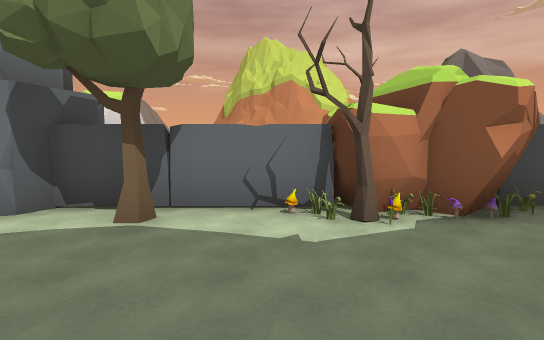
View 1 (above)

24 first-person views from a walk through a scene from a Unity 3-D project. The camera is 1.5 m above the floor, tilts 4° down and sees 80° across. The floor is counted in squares, 2 m on a side. Each view is taken from the middle of a square. On the plan, view 1 faces up. The plan holds only what a view shows up to about 11 squares ahead; the rest is blank. The place goes on beyond the plan. The player is left out. Some surface patterns are stand-ins.

View 2
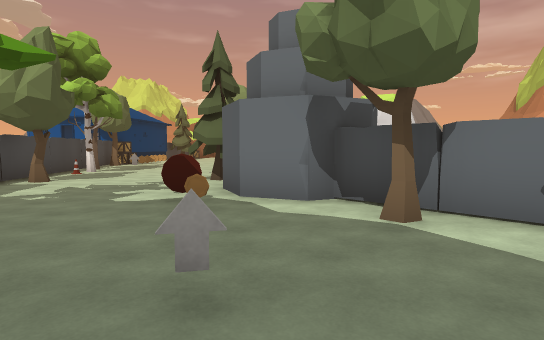

View 3
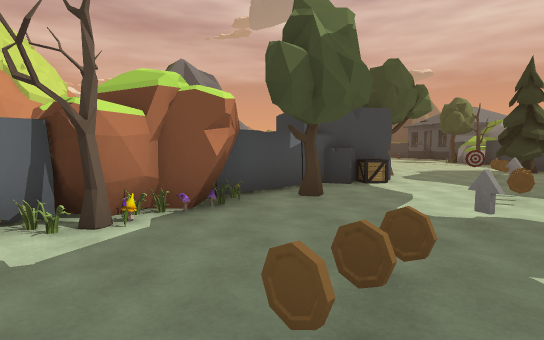

View 4
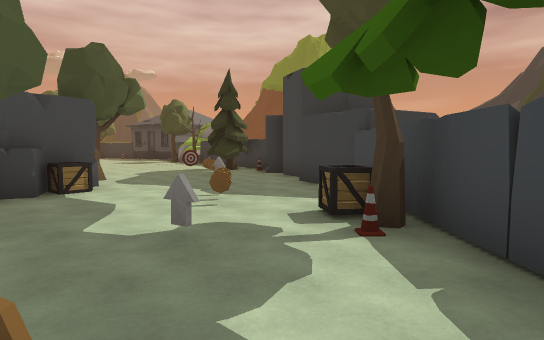

View 5
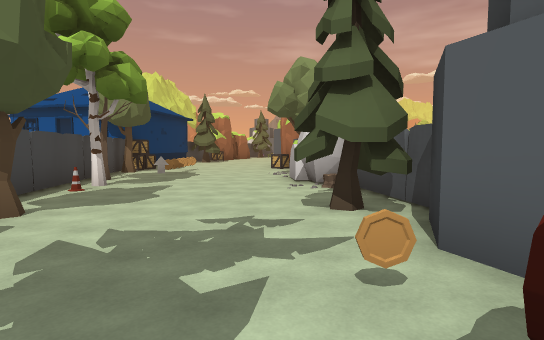

View 6
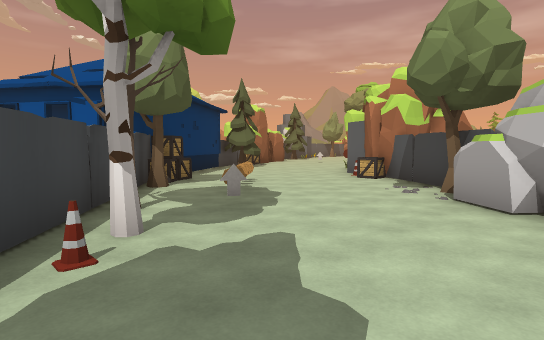

View 7
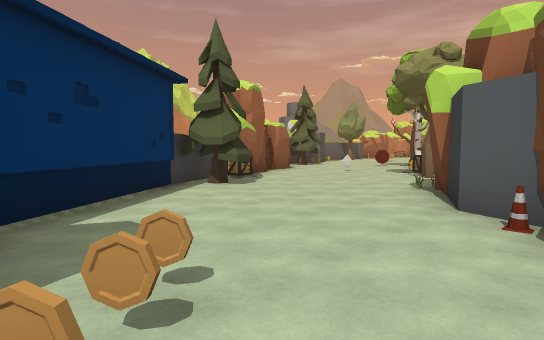

View 8
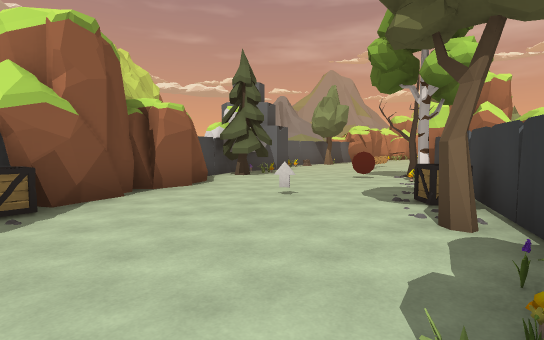

View 9
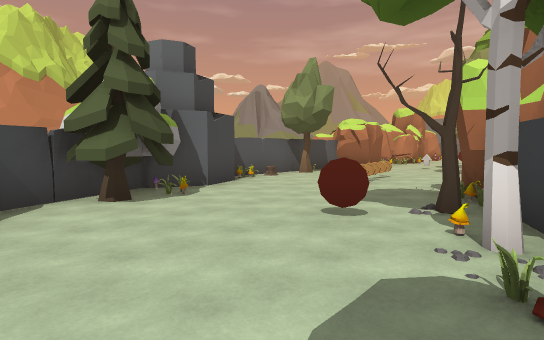

View 10
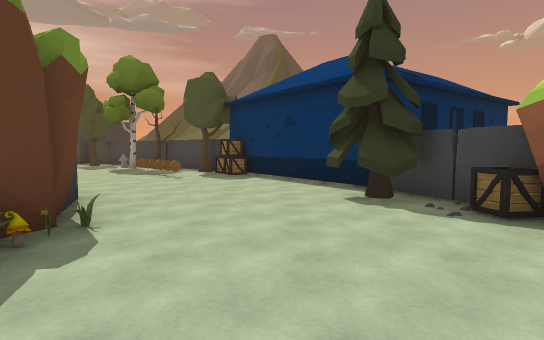

View 11
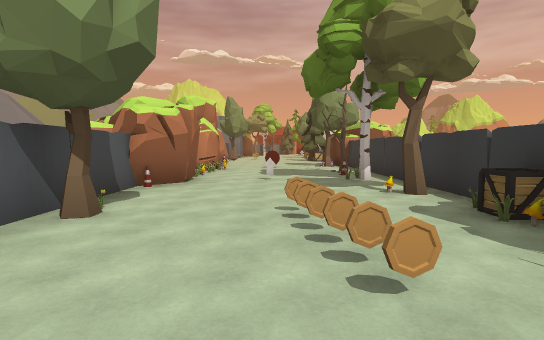

View 12
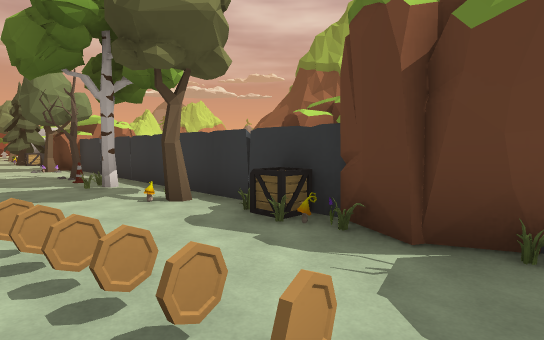

View 13
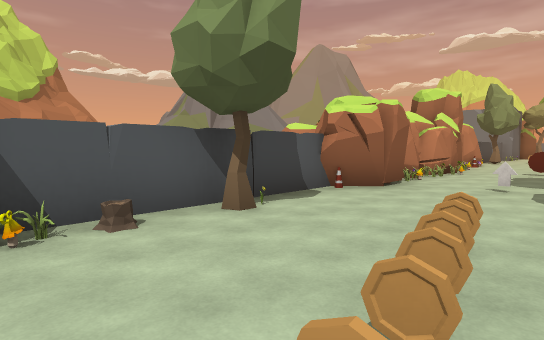

View 14
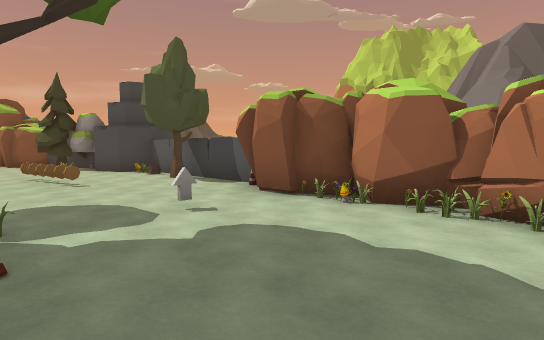

View 15
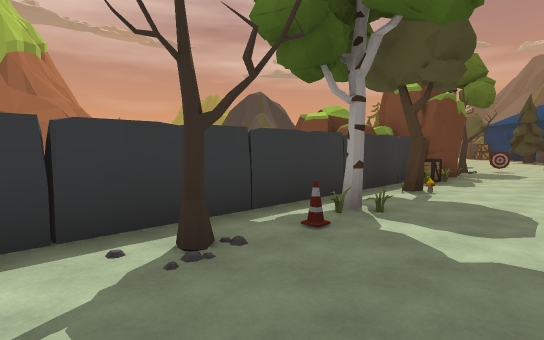

View 16
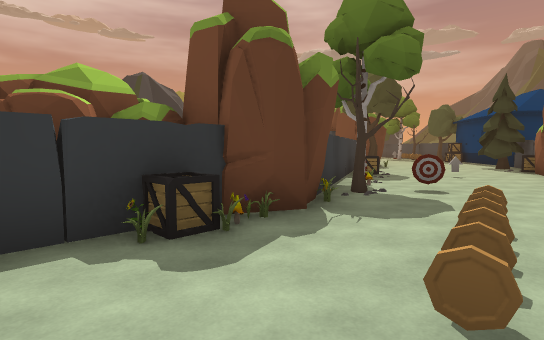

View 17
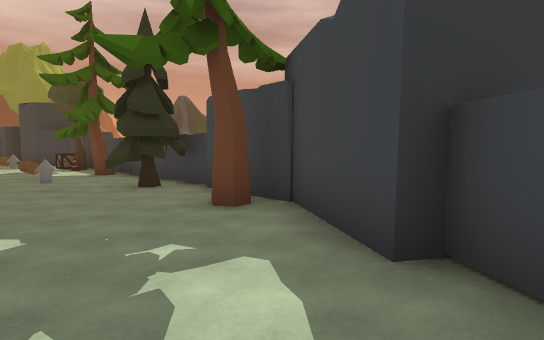

View 18
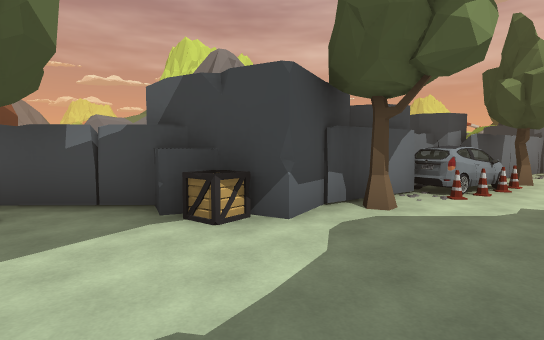

View 19
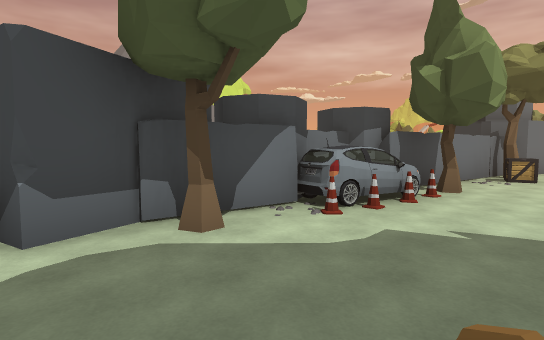

View 20
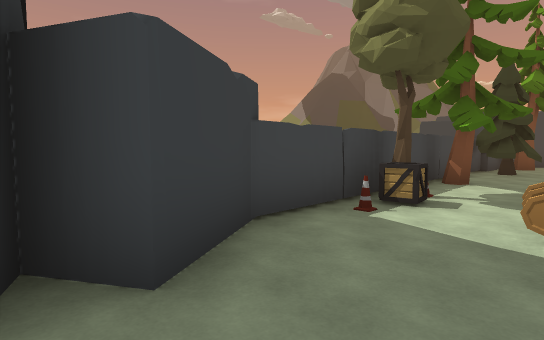

View 21
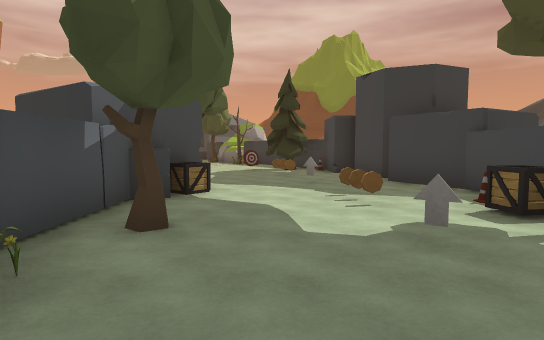

View 22
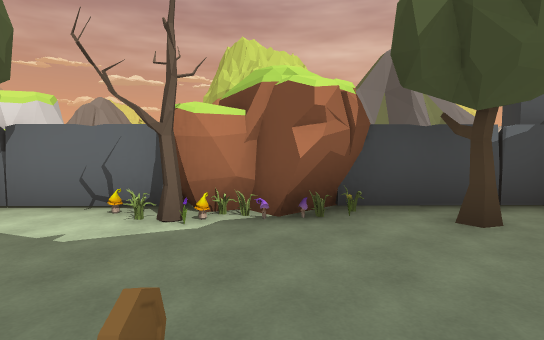

View 23
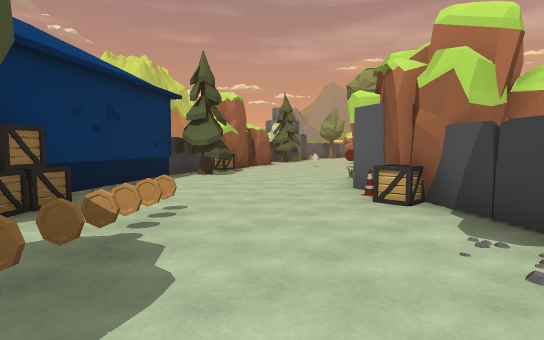

View 24
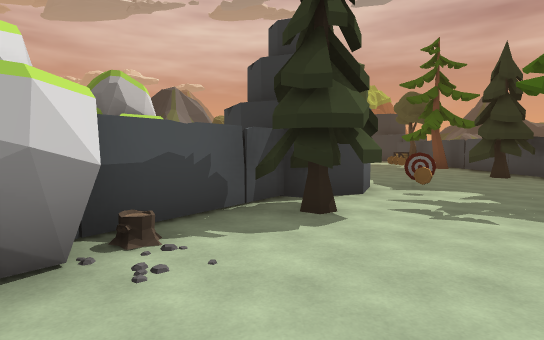

### Floor plan
Key: @ floor where view 1 was taken; # wall or solid block; . floor; ^ raised ledge; R rock; T tree; C coin; N cone; A crate; H house; B car; O other object.
Columns run from 24 left of view 1 to 12 right of it. Each row starts with its distance up from view 1.
 30 OO O...^
 29 OOO...T^
 28 OOOO..N^
 27  OO..OT^
 26  OO.OOT^
 25 OOO....^
 24  ^...OT^OO
 23  ^T.C.AOOOO
 22  ^..COOOOO
 21  ^...C.OO
 20 OOOO..OOOO
 19  OO....T^
 18  OOOO.OOT
 17  ORTT..ON^
 16   R#....AA
 15    #O..O.A^
 14     O....T
 13     O....O
 12     OO....OO
 11      A.....OOOO
 10      ^TT...ON#
  9       #.....A#^
  8     HHHH......T#   RRR            OO^
  7    HHHHH..O....### RRR           O^##
  6   HHH HHHA.O....##^ OO        O OOBNT
  5  HHH H HHAT.OO....T#OO   OOO  O O#NN.
  4   H  HHHHH^^T.....TTO#^^OOOO^#OOT....
  3       HHH  ^^TN....OO..TOTOOT.A.....O
  2              ^#.....OO...........OO.T
  1               ^T.......O.CC.OCC.O...T
  0                 ##....T.@..........OO
 -1                  ##T..TT.T.NTN..OO
 -2                     OO^^^^^^^^^#  O
 -3                      O         OO OO

Where each view was taken, in squares from view 1:
view 1: 0 up, 0 right, facing up
view 2: 0 up, 0 right, facing up-left
view 3: 0 up, 0 right, facing up-right
view 4: 0 up, 1 right, facing right
view 5: 1 up, 4 left, facing up-left
view 6: 2 up, 8 left, facing up-left
view 7: 6 up, 12 left, facing up-left
view 8: 11 up, 14 left, facing up-left
view 9: 15 up, 16 left, facing up-left
view 10: 15 up, 16 left, facing down
view 11: 19 up, 20 left, facing up
view 12: 20 up, 20 left, facing up-right
view 13: 20 up, 19 left, facing up-left
view 14: 30 up, 18 left, facing down-left
view 15: 30 up, 20 left, facing down-right
view 16: 24 up, 20 left, facing down-right
view 17: 2 up, 8 left, facing down-right
view 18: 0 up, 7 right, facing up
view 19: 1 up, 9 right, facing up
view 20: 1 up, 9 right, facing down-left
view 21: 2 up, 1 right, facing right
view 22: 0 up, 2 right, facing up
view 23: 5 up, 10 left, facing up-left
view 24: 5 up, 10 left, facing right
